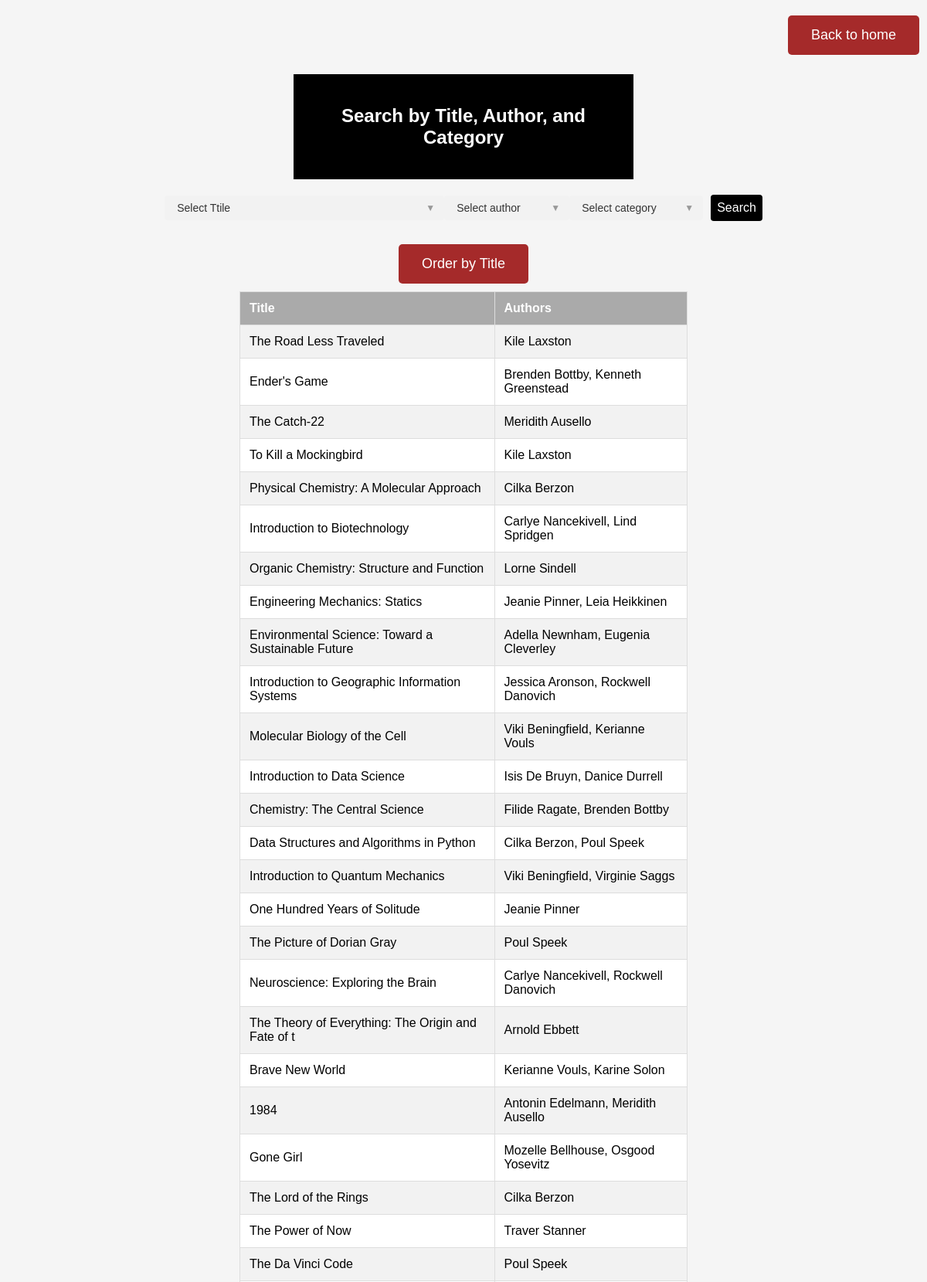
The app's page /php/searchbook.php (signed in, upper part) with its own data.
### tables this page shows
create table Books (
  ISBN varchar(20) NOT NULL,                       
  title varchar(50) NOT NULL,
  publisher varchar(100) NOT NULL,
  page_number int NOT NULL,
  summary varchar(1000) NOT NULL,
  cover varchar(500),                              
  language varchar(20),
  PRIMARY KEY(ISBN)
);

### php/functions.php (called while the page is built, shortened)
<?php
if (!function_exists('check_login')) {
    function check_login($con)
    {
        if (isset($_SESSION['user_id'])) {
            $id = $_SESSION['user_id'];
            $query = "SELECT * FROM user WHERE user_id = '$id' LIMIT 1";
            $result = mysqli_query($con, $query);
            if ($result && mysqli_num_rows($result) > 0) {
                $user_data = mysqli_fetch_assoc($result);
                return $user_data;
            }
        }
        die;
    }
}

### php/searchbook.php (the view, shortened to what this page needs)
<?php
include("connection.php");
include("functions.php");
$user_data = check_login($con);
    $sql = "SELECT DISTINCT b.*
        FROM books AS b
        JOIN hasbook AS hb ON hb.ISBN_FK = b.ISBN
        JOIN hasauthor AS ha ON ha.ISBN_FK = b.ISBN";
$sql .= " WHERE 1 = 1";
$sql .= ";";
$result = mysqli_query($con, $sql);
?>
<!DOCTYPE html>
<html>
<head>
    <link rel="stylesheet" type="text/css" href="../css/styles.css">
</head>
<body>
<?php if ($user_data['user_type'] == 'school_lib_operator') : ?>
    <input class="button" id="button" type="button" value="Back to home" onclick="redirectToopHome()" style="position: absolute; top: 10px; right: 0; margin: 10px;"><br><br>
<?php else : ?>
    <input class="button" id="button" type="button" value="Back to home" onclick="redirectToHome()" style="position: absolute; top: 10px; right: 0; margin: 10px;"><br><br>
<?php endif ?>
<div class="container">
    <div class="title-frame">
        <h1>Search by Title, Author, and Category</h1>
    </div>
        <form method="GET">
        <div class="search-bar"  style="margin-left:25% ;width: 50%;">
            <div class="dropdown">
            <select id="searchInput1" name="query1">
                <option value="">Select Ttile</option>
            </select>
        </div>
        <div class="dropdown">
            <select id="searchInput2" name="query2">
                <option value="">Select author</option>
            </select>
        </div>
            <div class="dropdown">
            <select id="searchInput3" name="query3">
                <option value="">Select category</option>
            </select>
        </div>
            <button type="submit" >Search</button>
        </div>
        </form>
    <div class="order-buttons">
    <button onclick="orderByTitle()">Order by Title</button>
    </div>
    <div class="table-container">
        <?php
        if (mysqli_num_rows($result) > 0) {
            echo "<table>";
            echo "<tr><th>Title</th><th>Authors</th></tr>";
            while ($row = mysqli_fetch_assoc($result)) {
                $bookISBN = $row['ISBN'];
                $queryAuthors = "SELECT author FROM author
                                        WHERE author_id
                                        IN (SELECT author_id_FK FROM hasauthor WHERE ISBN_FK = '$bookISBN')";
                $resultAuthors = mysqli_query($con, $queryAuthors);
                $authors = array();
                while ($authorRow = mysqli_fetch_assoc($resultAuthors)) {
                    $authors[] = $authorRow['author'];
                }
                echo '<tr onclick="redirectToBookPage(\'' . $row['ISBN'] . '\')">';
                echo "<td>" . $row["title"] . "</td>";
                echo "<td>" . implode(', ', $authors) . "</td>";
                echo "</tr>";
            }
            echo "</table>";
        } else {
            echo "<p class='no-results-message'>No results found.</p>";
        }
        ?>
    </div>
</div>
</body>
</html>

### css/styles.css (style rules this page uses)
body { background-image: url('../image/background-image1.jpg'); background-repeat: no-repeat; background-size: cover; padding-top: 80px; background-attachment: fixed; font-family: Arial, sans-serif; }
.button { margin: 10px; padding: 15px 30px; border: none; border-radius: 5px; background-color: brown; color: white; font-size: 18px; cursor: pointer; flex-basis: 200px; }
.search-bar { display: flex; align-items: center; justify-content: center; margin-top: 20px; }
.search-bar button[type="submit"] { padding: 8px; font-size: 16px; background-color: #000; border: none; color: #fff; border-radius: 4px; cursor: pointer; margin-left: 10px; }
.title-frame { background-color: #000000; color: #fff; padding: 20px; text-align: center; width: 400px; margin: 0 auto; }
.title-frame h1 { margin: 0; font-size: 24px; }
body { font-family: Arial, sans-serif; background-color: #f5f5f5; margin: 0; padding: 20px; }
h1 { color: #ffffff; text-align: center; font-size: 32px; margin: 0; padding: 20px 0; z-index: 1; }
form { max-width: 400px; margin: 0 auto; padding: 20px; background-color: #fff; border-radius: 8px; box-shadow: 0 2px 5px rgba(0, 0, 0, 0.1); }
button[type="submit"] { width: 100%; padding: 10px; font-size: 16px; background-color: #ff9800; border: none; color: #fff; border-radius: 4px; cursor: pointer; }
th, td { padding: 10px; text-align: left; border-bottom: 1px solid #cccccc; }
th { background-color: #f2f2f2; }

### php/searchbook.php (style rules this page uses)
.order-buttons { margin-top: 20px; text-align: center; }
.order-buttons button { margin: 10px; padding: 15px 30px; border: none; border-radius: 5px; background-color: brown; color: white; font-size: 18px; cursor: pointer; flex-basis: 200px; text-align: center; }
body { font-family: Arial, sans-serif; background-color: #f5f5f5; margin: 0; padding: 20px; }
h1 { color: #ffffff; text-align: center; font-size: 32px; margin: 0; padding: 20px 0; z-index: 1; }
.table-container { margin-bottom: 40px; }
table { width: 50%; margin: 0 auto; border-collapse: collapse; background-color: #fff; }
th, td { padding: 12px; border: 1px solid #ddd; text-align: left; }
th { background-color: #aaaaaa; color: #fff; }
tr:nth-child(even) { background-color: #f2f2f2; }
.container { position: relative; margin-top: 40px; }
.dropdown { position: relative; display: inline-block; }
.dropdown select { padding: 8px 16px; font-size: 14px; border: none; border-radius: 4px; background-color: #f2f2f2; color: #333; appearance: none; -webkit-appearance: none; -moz-appearance: none; cursor: pointer; }
.dropdown::after { content: '\25BC'; position: absolute; top: 50%; right: 12px; transform: translateY(-50%); font-size: 12px; color: #999; }

### records on screen
books: title "The Road Less Traveled", authors "Kile Laxston"
books: title "Ender's Game", authors "Brenden Bottby, Kenneth Greenstead"
books: title "The Catch-22", authors "Meridith Ausello"
books: title "To Kill a Mockingbird", authors "Kile Laxston"
books: title "Physical Chemistry: A Molecular Approach", authors "Cilka Berzon"
books: title "Introduction to Biotechnology", authors "Carlye Nancekivell, Lind Spridgen"
books: title "Organic Chemistry: Structure and Function", authors "Lorne Sindell"
books: title "Engineering Mechanics: Statics", authors "Jeanie Pinner, Leia Heikkinen"
books: title "Environmental Science: Toward a Sustainable Future", authors "Adella Newnham, Eugenia Cleverley"
books: title "Introduction to Geographic Information Systems", authors "Jessica Aronson, Rockwell Danovich"
books: title "Molecular Biology of the Cell", authors "Viki Beningfield, Kerianne Vouls"
books: title "Introduction to Data Science", authors "Isis De Bruyn, Danice Durrell"
books: title "Chemistry: The Central Science", authors "Filide Ragate, Brenden Bottby"
books: title "Data Structures and Algorithms in Python", authors "Cilka Berzon, Poul Speek"
books: title "Introduction to Quantum Mechanics", authors "Viki Beningfield, Virginie Saggs"
books: title "One Hundred Years of Solitude", authors "Jeanie Pinner"
books: title "The Picture of Dorian Gray", authors "Poul Speek"
books: title "Neuroscience: Exploring the Brain", authors "Carlye Nancekivell, Rockwell Danovich"
books: title "The Theory of Everything: The Origin and Fate of t", authors "Arnold Ebbett"
books: title "Brave New World", authors "Kerianne Vouls, Karine Solon"
books: title "1984", authors "Antonin Edelmann, Meridith Ausello"
books: title "Gone Girl", authors "Mozelle Bellhouse, Osgood Yosevitz"
books: title "The Lord of the Rings", authors "Cilka Berzon"
books: title "The Power of Now", authors "Traver Stanner"
books: title "The Da Vinci Code", authors "Poul Speek"
